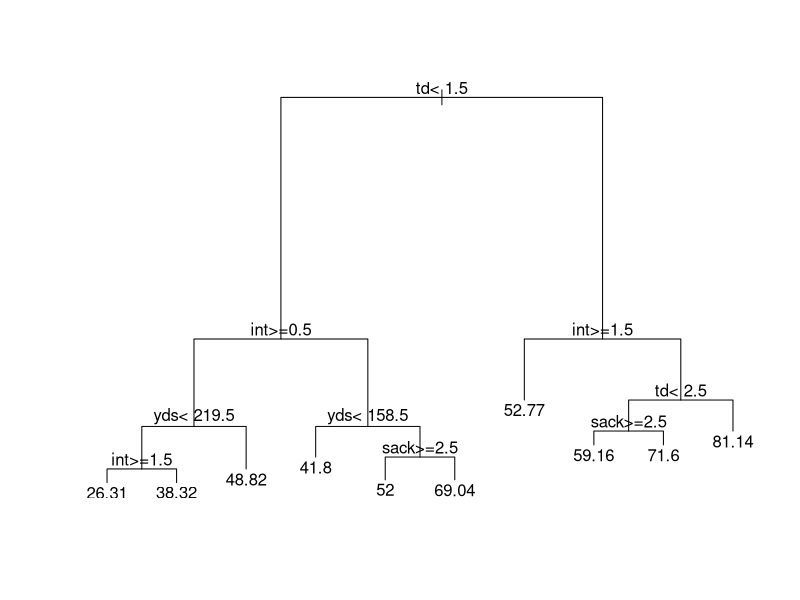
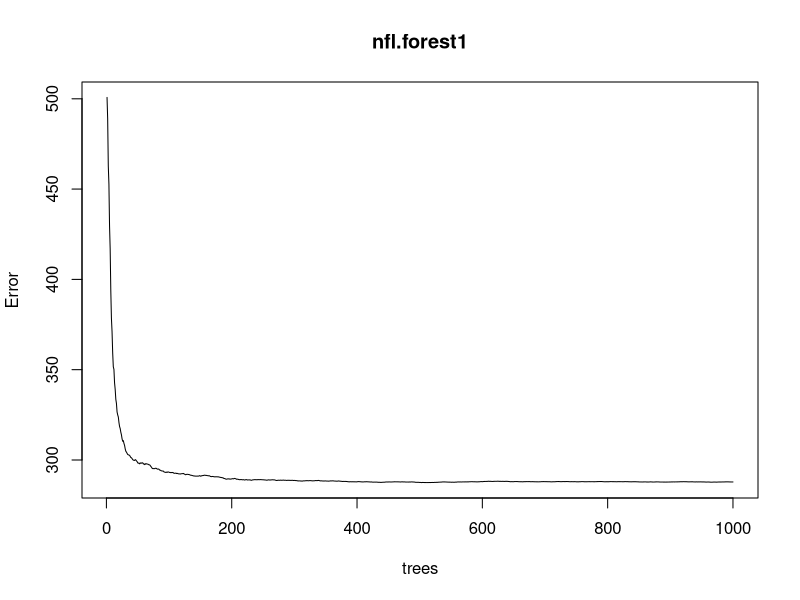

These figures' R source, in order:
library(randomForest)
library(rpart)

train<-read.csv("trainingdata.csv")[,-c(1,15)]
train$compp<-train$comp/train$att
train$result<-factor(train$result,levels=c("T","L","W"))

test<-read.csv("testingdata.csv")[,-c(1,15)]
test$compp<-test$comp/test$att
test$result<-factor(test$result,levels=c("T","L","W"))

#lm
nfl.lm1<-lm(qbr~comp+att+yds+td+int+sack+fum,data=train)
nfl.lm2<-lm(qbr~compp+yds+td+int+sack+fum,data=train)
nfl.lm3<-lm(qbr~comp+att+yds+td+int+sack+fum+result,data=train)
nfl.lm4<-lm(qbr~compp+yds+td+int+sack+fum+result,data=train)
lm.pred1<-predict(nfl.lm1,newdata=test)
lm.rmse1<-sqrt((sum(lm.pred1-test$qbr)^2)/dim(test)[1]) #20.32
lm.pred2<-predict(nfl.lm2,newdata=test)
lm.rmse2<-sqrt((sum(lm.pred2-test$qbr)^2)/dim(test)[1]) #16.05
lm.pred3<-predict(nfl.lm3,newdata=test)
lm.rmse3<-sqrt((sum(lm.pred3-test$qbr)^2)/dim(test)[1]) #23.78
lm.pred4<-predict(nfl.lm4,newdata=test)
lm.rmse4<-sqrt((sum(lm.pred4-test$qbr)^2)/dim(test)[1]) #20.77

nfl.tree1<-rpart(qbr~comp+att+yds+td+int+sack+fum,data=train,method="anova")
nfl.tree2<-rpart(qbr~compp+yds+td+int+sack+fum,data=train,method="anova")
nfl.tree3<-rpart(qbr~comp+att+yds+td+int+sack+fum+result,data=train,method="anova")
nfl.tree4<-rpart(qbr~compp+yds+td+int+sack+fum+result,data=train,method="anova")
plot(nfl.tree1)
text(nfl.tree1)
tree.pred1<-predict(nfl.tree1,newdata=test)
tree.rmse1<-sqrt((sum(tree.pred1-test$qbr)^2)/dim(test)[1]) #23.44
tree.pred2<-predict(nfl.tree2,newdata=test)
tree.rmse2<-sqrt((sum(tree.pred2-test$qbr)^2)/dim(test)[1]) #12.17
tree.pred3<-predict(nfl.tree3,newdata=test)
tree.rmse3<-sqrt((sum(tree.pred3-test$qbr)^2)/dim(test)[1]) #31.59
tree.pred4<-predict(nfl.tree4,newdata=test)
tree.rmse4<-sqrt((sum(tree.pred4-test$qbr)^2)/dim(test)[1]) #28.26


set.seed(4141993)
nfl.forest1<-randomForest(qbr~comp+att+yds+td+int+sack+fum,data=train,ntree=1000)
nfl.forest2<-randomForest(qbr~compp+yds+td+int+sack+fum,data=train,ntree=1000)
nfl.forest3<-randomForest(qbr~comp+att+yds+td+int+sack+fum+result,data=train,
                          ntree=1000)
nfl.forest4<-randomForest(qbr~compp+yds+td+int+sack+fum+result,data=train,
                          ntree=1000)
plot(nfl.forest1)
forest.pred1<-predict(nfl.forest1,newdata=test)
forest.rmse1<-sqrt((sum(forest.pred1-test$qbr)^2)/dim(test)[1]) #6.04
forest.pred2<-predict(nfl.forest2,newdata=test)
forest.rmse2<-sqrt((sum(forest.pred2-test$qbr)^2)/dim(test)[1]) #1.57
forest.pred3<-predict(nfl.forest3,newdata=test)
forest.rmse3<-sqrt((sum(forest.pred3-test$qbr)^2)/dim(test)[1]) #15.95
forest.pred4<-predict(nfl.forest4,newdata=test)
forest.rmse4<-sqrt((sum(forest.pred4-test$qbr)^2)/dim(test)[1]) #8.37
